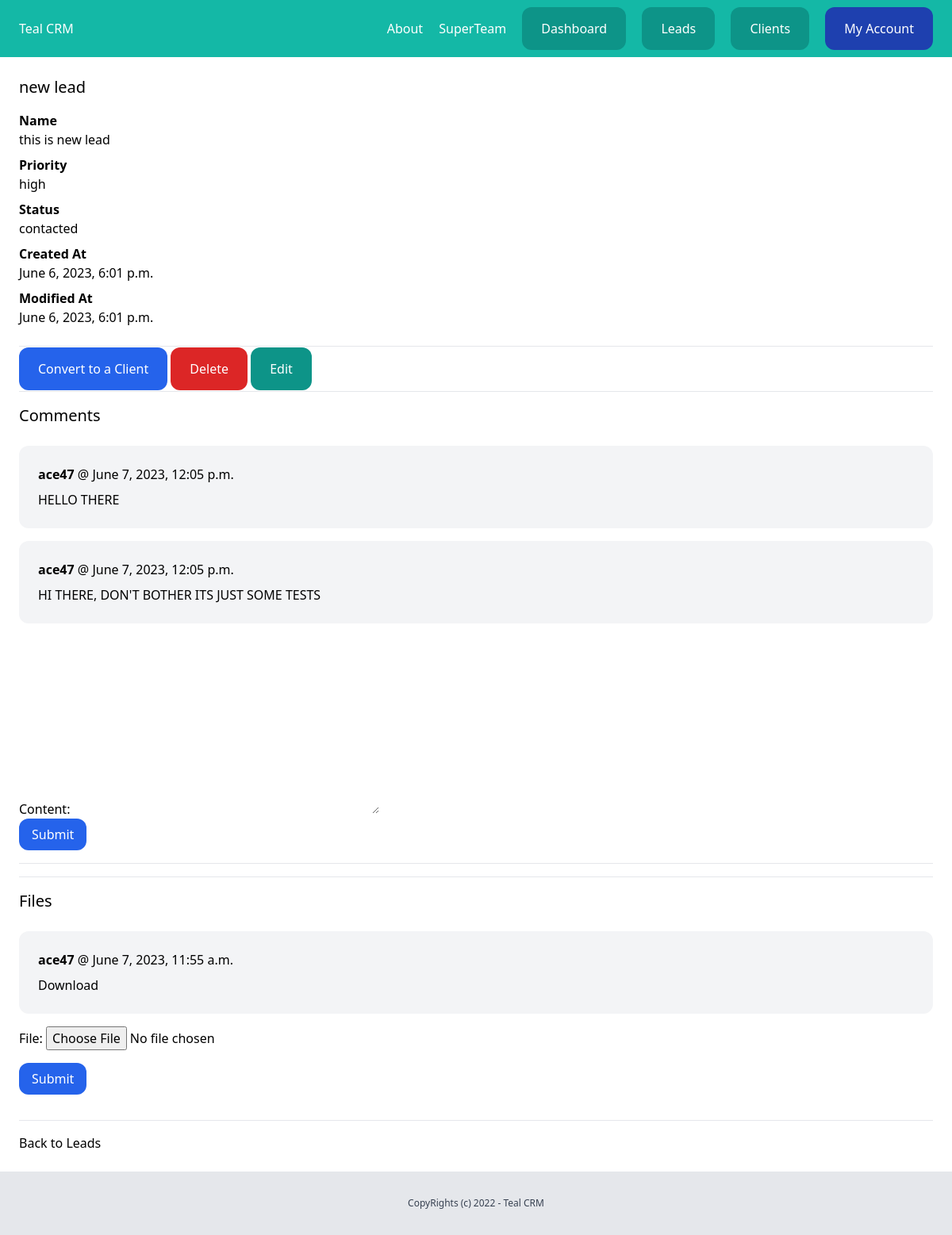
Screenshot of /dashboard/leads/12/ (signed in) with the database file from the repository.
### team/models.py (models this page shows, shortened)
class Team(models.Model):
    plan = models.ForeignKey(Plan, related_name='teams', null=True, blank=True, on_delete=models.CASCADE)
    name = models.CharField(max_length=255)
    member = models.ManyToManyField(User,related_name='teams')
    created_by = models.ForeignKey(User,related_name='created_team',on_delete=models.CASCADE)
    created_at = models.DateTimeField(auto_now_add=True)

### lead/models.py (models this page shows, shortened)
class Lead(models.Model):
    LOW = 'low'
    MEDIUM = 'medium'
    HIGH = 'high'
    CHOICES_PRIORITY = (
        (LOW , 'Low'),
        (MEDIUM , 'Medium'),
        (HIGH , 'High'),
        )
    NEW = 'new'
    CONTACTED = 'contacted'
    LOST = 'lost'
    WON ='won'
    CHOICES_STATUS = (
        (NEW , 'New'),
        (CONTACTED , 'Contacted'),
        (LOST , 'Lost'),
        (WON , 'Won'),
        )
    team = models.ForeignKey(Team, related_name='leads',on_delete=models.CASCADE)
    name = models.CharField(max_length=255)
    email = models.EmailField()
    description = models.TextField(blank=True,null=True)
    created_by = models.ForeignKey(User, on_delete=models.CASCADE , related_name='leads')
    created_at = models.DateTimeField(auto_now_add=True)
    priority = models.CharField(max_length=10,choices=CHOICES_PRIORITY,default=MEDIUM)
    status = models.CharField(max_length=10,choices=CHOICES_STATUS,default=NEW)
    modified = models.DateTimeField(auto_now=True)
    converted_to_client = models.BooleanField(default=False)
    class Meta:
        ordering = ('name',)

class Comment(models.Model):
    team = models.ForeignKey(Team, related_name='leads_comment',on_delete=models.CASCADE)
    lead = models.ForeignKey(Lead, related_name='comments', on_delete=models.CASCADE)
    content = models.TextField(blank=True,null=True)
    created_by = models.ForeignKey(User, on_delete=models.CASCADE , related_name='lead_comments')
    created_at = models.DateTimeField(auto_now_add=True)

class LeadFile(models.Model):
    team = models.ForeignKey(Team, related_name='leads_files',on_delete=models.CASCADE)
    lead = models.ForeignKey(Lead, related_name='files', on_delete=models.CASCADE)
    file = models.FileField(upload_to='lead_files')
    created_by = models.ForeignKey(User, on_delete=models.CASCADE , related_name='lead_files')
    created_at = models.DateTimeField(auto_now_add=True)

### lead/views.py (the view)
# urls.py: path('<int:pk>/', views.LeadDetailView.as_view(),name='lead-details'),
class LeadDetailView(LoginRequiredMixin,DetailView):
    model = Lead
    template_name = 'lead/lead_details.html'
    def get_context_data(self, **kwargs: Any) -> Dict[str, Any]:
        context = super().get_context_data(**kwargs)
        context['form'] = AddCommentForm()
        context['formfile'] = AddFileForm()
        return context
    def get_queryset(self):
        queryset =  super(LeadDetailView,self).get_queryset()
        queryset = queryset.filter(created_by =self.request.user,pk = self.kwargs.get('pk'))
        return queryset

### lead/forms.py
class AddCommentForm(forms.ModelForm):
    class Meta:
        model = Comment
        fields =('content',)

class AddFileForm(forms.ModelForm):
    class Meta:
        model = LeadFile
        fields =('file',)

### team/context_processors.py (called while the page is built)
def active_team(request):
    if request.user.is_authenticated:
        if request.user.userprofile.active_team:
            team =request.user.userprofile.active_team
        else:
            team =Team.objects.filter(created_by = request.user)[0]
    else:
        team = None
    return {'active_team':team}

### lead/templates/lead/lead_details.html (shortened to what this page needs)
{% extends 'core/base.html' %}
{% block content %}
    <div class="py-6 px-6">
        <h1 class="mb-4 text-xl">{{lead.name}}</h1>
        {% if lead.description %}
            <p class="font-semibold">Name</p>
            <p class="mb-2">{{lead.description}}</p>
        {% endif %}
        <p class="font-semibold">Priority</p>
        <p class="mb-2">{{lead.priority}}</p>
        <p class="font-semibold">Status</p>
        <p class="mb-2">{{lead.status}}</p>
        <p class="font-semibold">Created At</p>
        <p class="mb-2">{{lead.created_at}}</p>
        <p class="font-semibold">Modified At</p>
        <p class="mb-6">{{lead.modified}}</p>
        <hr class= "my-4">
        <a href="{% url 'lead-convert' lead.id %}" class="py-4 px-6 bg-blue-600 rounded-xl text-white">Convert to a Client</a>
        <a href="#" onclick="document.getElementById('lead_delete_form').submit();" class="py-4 px-6 bg-red-600 rounded-xl text-white">Delete</a>
        <a href="{% url 'edit-lead' lead.id %}" class="py-4 px-6 bg-teal-600 rounded-xl text-white">Edit</a>
        <hr class= "my-4">
        <h2 class="mb-6 text-xl">Comments</h2>
        <div class="space-y-4">
            {% for comment in lead.comments.all %}
                <div class="bg-gray-100 py-6 px-6 rounded-xl">
                    <p class="mb-2"><strong>{{comment.created_by}}</strong> @ {{comment.created_at}}</p>
                    {{comment.content}}
                </div>
            {% endfor %}
        </div>
        <form action="{% url 'add-comment' lead.id %}" method="post">
            {{ form.as_p}}
            <button class="py-2 px-4 bg-blue-600 rounded-xl text-white">Submit</button>
        </form>
        <hr class="my-4">
        <hr class= "my-4">
        <h2 class="mb-6 text-xl">Files</h2>
        <div class="space-y-4">
            {% for file in lead.files.all %}
                <div class="my-4 bg-gray-100 py-6 px-6 rounded-xl">
                    <p class="mb-2"><strong>{{file.created_by}}</strong> @ {{file.created_at}}</p>
                    <a href="{{file.file.url}}"> Download </a>
                </div>
            {% endfor %}
        </div>
        <form action="{% url 'add-file' lead.id %}" method="post" enctype="multipart/form-data">
            {{ formfile.as_p}}
            <button class="my-4 py-2 px-4 bg-blue-600 rounded-xl text-white">Submit</button>
        </form>
        <hr class= "my-4">
        <a href="{% url 'leads-list' %}">Back to Leads</a>
    </div>
{% endblock content %}

### core/templates/core/partials/nav.html
<nav class="py-6 px-6 flex justify-between bg-teal-500">
    <a href="/" class="text-white">Teal CRM</a>
    <div class="space-x-4">
      <a href="{% url 'about' %}" class="text-white">About</a>
      {% if request.user.is_authenticated %}
        <a href="{% url 'team-detail' active_team.id %}" class="text-white">{{active_team.name}}</a>
        <a href="{% url 'dashbaord' %}" class="py-4 px-6 bg-teal-600 rounded-xl text-white">Dashboard</a>
        <a href="{% url 'leads-list' %}" class="py-4 px-6 bg-teal-600 rounded-xl text-white">Leads</a>
        <a href="{% url 'clients-list' %}" class="py-4 px-6 bg-teal-600 rounded-xl text-white">Clients</a>
        <a href="{% url 'my-account' %}" class="py-4 px-6 bg-blue-800 rounded-xl text-white">My Account</a>
      {% else %}
        <a href="{% url 'login' %}" class="py-4 px-6 bg-teal-600 rounded-xl text-white">Login</a>
        <a href="{% url 'signup' %}" class="py-4 px-6 bg-teal-300 rounded-xl text-white">Signup</a>
      {% endif %}
    </div>
  </nav>

### rows the page displays
Team: name "SuperTeam"
Lead: name "new lead", description "this is new lead", priority "high", status "contacted", created_at "June 6, 2023, 6:01 p.m.", modified "June 6, 2023, 6:01 p.m."
Comment: created_by "ace47", created_at "June 7, 2023, 12:05 p.m.", content "HELLO THERE"
Comment: created_by "ace47", created_at "June 7, 2023, 12:05 p.m.", content "HI THERE, DON'T BOTHER ITS JUST SOME TESTS"
LeadFile: created_by "ace47", created_at "June 7, 2023, 11:55 a.m."
